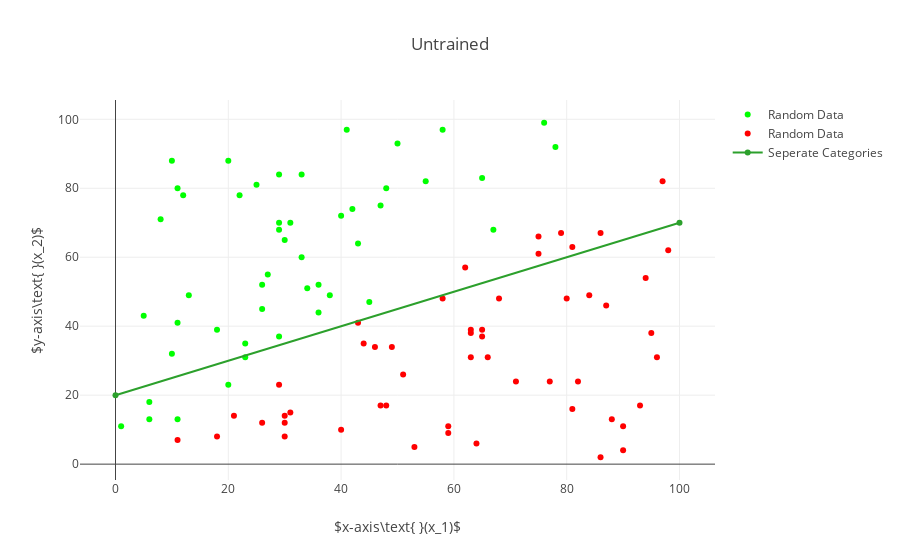

Notebook code cell kept with this figure:
### Markdown cell above
Now let's create a Perceptron and use it to guess if the points are above the line or below the line

### Code cell
# 
# 1. Using the untrained perceptron, guess if the data points are above or below the line
# 2. Train the perceptron
# 3. Using the trained perceptron, guess if the data points are above or below the line
#
# Note: Green points mean a correct prediction and red points mean an incorrect prediction.
# After the perceptron is trained, all points should be green
#

# Create a Perceptron
perceptron = Perceptron()

# Display the Perceptrons' predictions
# The predictions are incorrect because the perceptron hasn't been trained
# 
c = np.array([])
w = np.array([])

for point in points:
    guess = perceptron.predict(np.array([1, point.X, point.Y]))
    
    if guess == point.Label:
        c = np.append(c, point)
    else:
        w = np.append(w, point)

correct = go.Scatter(
    x = [point.X for point in c],
    y = [point.Y for point in c],
    mode = 'markers',
    marker = dict(
        symbol = 'circle',
        color = 'rgb(0, 255, 0)'
    ),
    name = 'Random Data'   
)

wrong = go.Scatter(
    x = [point.X for point in w],
    y = [point.Y for point in w],
    mode = 'markers',
    marker = dict(
        symbol = 'circle',
        color = 'rgb(255, 0, 0)'
    ),
    name = 'Random Data'  
)

layout.title = 'Untrained'
fig = go.Figure(data=[correct, wrong, line], layout=layout)
plt.iplot(fig)

### Figure 1 — Plotly figure (JSON) as saved in the notebook; plotly's stock layout.template omitted (floating-point values rounded to 4 significant figures)
{"data": [{"marker": {"color": "rgb(0, 255, 0)", "symbol": "circle"}, "mode": "markers", "name": "Random Data", "type": "scatter", "uid": "e8e0b9df-89af-4b1f-b874-35c676a18833", "x": [11, 11, 29, 23, 78, 18, 55, 43, 45, 42, 36, 29, 48, 5, 41, 6, 29, 27, 25, 67, 31, 47, 30, 34, 65, 1, 26, 29, 6, 10, 11, 36, 33, 33, 20, 13, 50, 20, 40, 8, 12, 23, 26, 22, 58, 38, 76, 10], "y": [41, 80, 70, 31, 92, 39, 82, 64, 47, 74, 52, 68, 80, 43, 97, 18, 84, 55, 81, 68, 70, 75, 65, 51, 83, 11, 52, 37, 13, 88, 13, 44, 84, 60, 88, 49, 93, 23, 72, 71, 78, 35, 45, 78, 97, 49, 99, 32]}, {"marker": {"color": "rgb(255, 0, 0)", "symbol": "circle"}, "mode": "markers", "name": "Random Data", "type": "scatter", "uid": "1a382d51-ddf1-46c1-8dab-e2005f32054e", "x": [97, 44, 40, 63, 48, 95, 62, 65, 58, 47, 88, 64, 75, 86, 84, 96, 51, 86, 31, 46, 11, 93, 75, 59, 30, 29, 59, 71, 65, 80, 63, 26, 66, 30, 87, 81, 90, 43, 63, 53, 94, 21, 90, 77, 81, 82, 49, 18, 68, 30, 98, 79], "y": [82, 35, 10, 39, 17, 38, 57, 37, 48, 17, 13, 6, 61, 67, 49, 31, 26, 2, 15, 34, 7, 17, 66, 11, 8, 23, 9, 24, 39, 48, 31, 12, 31, 12, 46, 63, 11, 41, 38, 5, 54, 14, 4, 24, 16, 24, 34, 8, 48, 14, 62, 67]}, {"name": "Seperate Categories", "type": "scatter", "uid": "acc99789-6b30-48ef-9bf8-24c649ce9b32", "x": [0, 100], "y": [20, 70]}], "layout": {"autosize": true, "title": "Untrained", "xaxis": {"autorange": true, "range": [-5.926, 105.9], "title": "$x-axis\\text{ }(x_1)$", "type": "linear"}, "yaxis": {"autorange": true, "range": [-5.105, 106.1], "title": "$y-axis\\text{ }(x_2)$", "type": "linear"}}}
